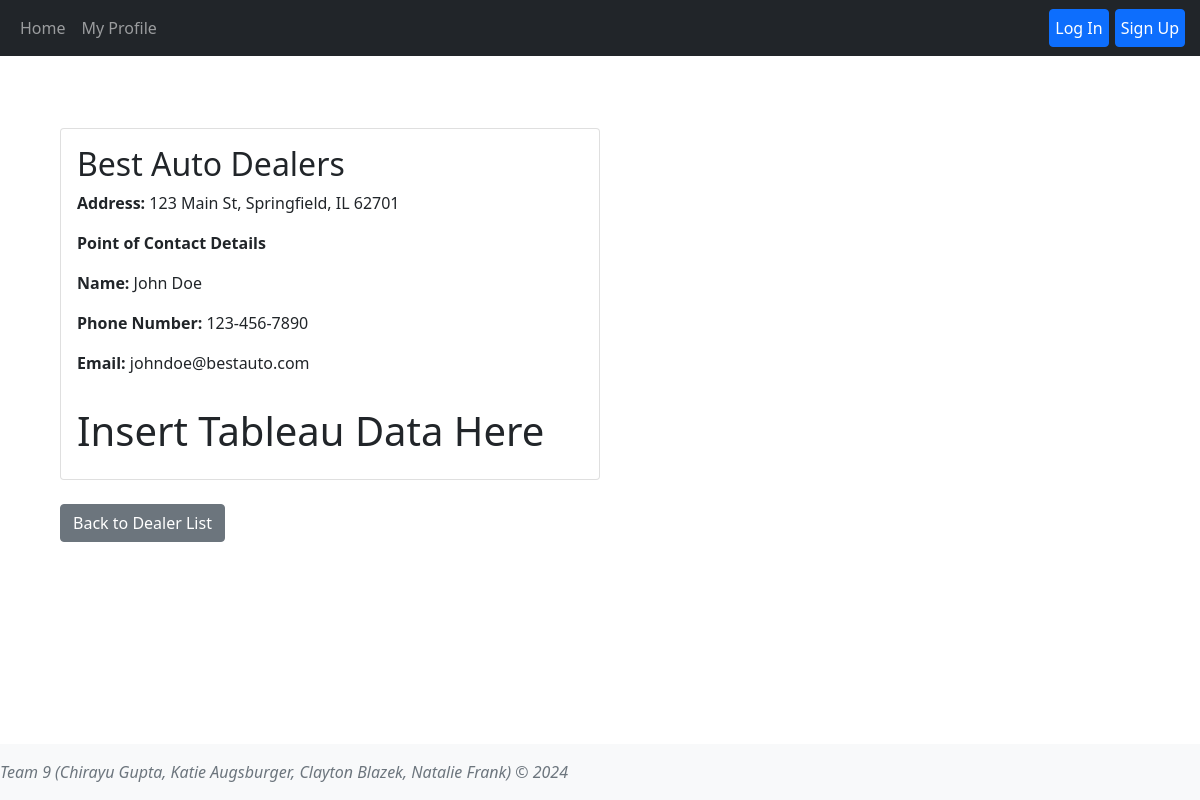
The page /dealers/1 on the database its author committed.
### tables this page shows
CREATE TABLE dealers (dealer_id INTEGER PRIMARY KEY AUTOINCREMENT,name TEXT NOT NULL,poc_name TEXT NOT NULL,poc_email TEXT NOT NULL,poc_phone TEXT NOT NULL,address TEXT NOT NULL);

### app.py (the view)
@app.route('/dealers/<int:dealer_id>')
def dealer(dealer_id=None):
    user_id = session.get('user_id')
    user = User.getUserByID(user_id)
    dealers = Dealer.getAllDealers()
    for item in dealers:
        if item['dealer_id'] == dealer_id:
            dealer = item
    return render_template('dealer.html', user=user, user_id=user_id, dealer=dealer)

### dealers.py (called while the page is built)
    @classmethod
    def getAllDealers(cls):
        conn = sqlite3.connect(db_path)
        cursorObj = conn.cursor()
        cursorObj.execute('SELECT dealer_id, name, poc_name, poc_email, poc_phone, address FROM dealers;')
        allRows = cursorObj.fetchall()
        ListOfDictionaries = []
        for row in allRows:
            m = {"dealer_id": row[0], 'name':row[1],"poc_name":row[2], 'poc_email': row[3], 'poc_phone':row[4], 'address':row[5]}
            ListOfDictionaries.append(m)
        if conn:
            conn.close()
        return ListOfDictionaries

### users.py (called while the page is built)
    @classmethod
    def getAllUsers(cls):
        conn = sqlite3.connect(db_path)
        cursorObj = conn.cursor()
        cursorObj.execute('SELECT user_id, username, name, email, password, profile_image, branch FROM users;')
        allRows = cursorObj.fetchall()
        ListOfDictionaries = []
        for row in allRows:
            m = {"user_id": row[0], 'username':row[1],"name":row[2], 'email': row[3], 'password':row[4], 'profile_image':row[5], 'branch':row[6]}
            ListOfDictionaries.append(m)
        if conn:
            conn.close()
        return ListOfDictionaries

    @classmethod
    def getUserByID(cls, user_id):
        users = User.getAllUsers()
        for user in users:
            if user['user_id'] == user_id:
                return user

### templates/dealer.html (shortened to what this page needs)
{% extends 'base.html' %}
{% block content%}
<main class="d-inline-flex p-5 align-items-end">
    <div class="container">
        <div class="card col-6">
            <div class="card-body">
                <h2 class="card-title">{{ dealer['name'] }}</h2>
                <p class="card-text"><strong>Address:</strong> {{ dealer['address'] }}</p>
                <p class="card-text"><strong>Point of Contact Details</strong> </p>
                <p class="card-text"><strong>Name:</strong> {{ dealer['poc_name'] }}</p>
                <p class="card-text"><strong>Phone Number:</strong> {{ dealer['poc_phone'] }}</p>
                <p class="card-text"><strong>Email:</strong> {{ dealer['poc_email'] }}</p>
            </div>
            <div class="card-body">
                <h1> Insert Tableau Data Here</h1>
            </div>
        </div>
        <div class="mt-4">
            <a href="{{ url_for('dealers') }}" class="btn btn-secondary">Back to Dealer List</a>
    </div>
    </div>
</main>
{% endblock %}

### static/css/styles.css (style rules this page uses)
body { padding-bottom: 100px; padding-top: 30px; }
.container { margin-top:50px !important; }

### rows shown on the page
dealers: name "Best Auto Dealers", address "123 Main St, Springfield, IL 62701", poc_name "John Doe", poc_phone "123-456-7890", poc_email "johndoe@bestauto.com"
